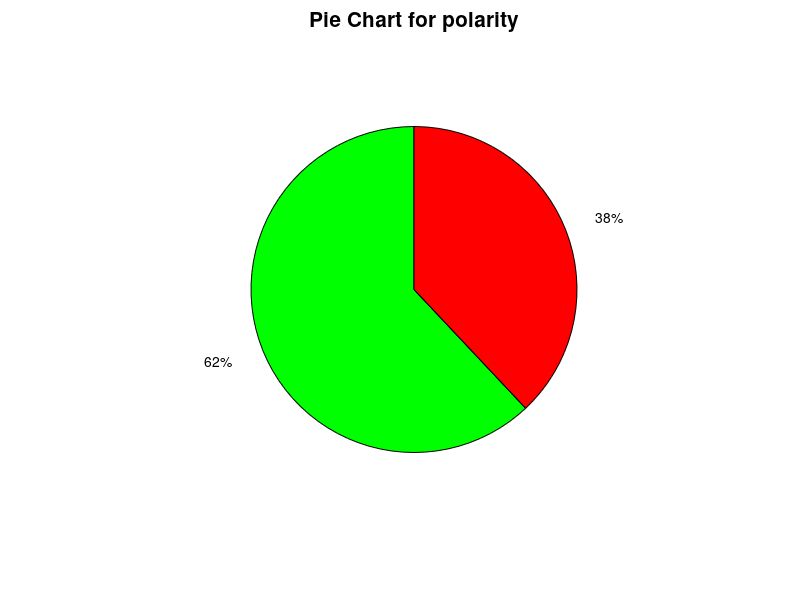

The MATLAB script that drew this image:
% load feature_vector11
% disp(feature_vector11);
% uicontrol('Parent',figure,'Units','normalized', 'Position',[0.1,0.1,0.8,0.8],'Style','edit','Max',100,'Enable','inactive','String',num2str(feature_vector11)); % display data with scroll bar

%https://books.google.co.in/books?id=jj9HUkvmmtsC&pg=PA116&lpg=PA116&dq=how+to+plot+two+pie+chart+in+one+figure+matlab&source=bl&ots=JTgNtT9RFt&sig=PTG_9WYQL9lXTqjyJs4TXYggjdk&hl=en&sa=X&ved=0ahUKEwiIsLDJqqfOAhXJMY8KHStwDUYQ6AEIUDAI#v=onepage&q=how%20to%20plot%20two%20pie%20chart%20in%20one%20figure%20matlab&f=false
%http://courses.washington.edu/css485/graphg.pdf
% function my_slider()
% hfig = figure();
% slider = uicontrol('Parent', hfig,'Style','slider',...
%          'Units','normalized',...
%          'Position',[0.3 0.5 0.4 0.1],...
%          'Tag','slider1',...
%          'UserData',struct('val',0,'diffMax',1),...
%          'Callback',@slider_callback);
%      
% button = uicontrol('Parent', hfig,'Style','pushbutton',...
%          'Units','normalized',...
%          'Position',[0.4 0.3 0.2 0.1],...
%          'String','Display Difference',...
%          'Callback',@button_callback);
% end
% 
% function slider_callback(hObject,eventdata)
% 	sval = hObject.Value;
% 	diffMax = hObject.Max - sval;
% 	data = struct('val',sval,'diffMax',diffMax);
% 	hObject.UserData = data;
% 	% For R2014a and earlier: 
% 	% sval = get(hObject,'Value');  
% 	% maxval = get(hObject,'Max');  
% 	% diffMax = maxval - sval;      
% 	% data = struct('val',sval,'diffMax',diffMax);   
% 	% set(hObject,'UserData',data);   
% 
% end
% 
% function button_callback(hObject,eventdata)
% 	h = findobj('Tag','slider1');
% 	data = h.UserData;
% 	% For R2014a and earlier: 
% 	% data = get(h,'UserData'); 
% 	display([data.val data.diffMax]);
% end
% function button_callback1(hObject,eventdata)
% h=[1 2 3 4 5 6 7];
% h = figure;
% uicontrol('Parent',h,...
%           'Units','normalized',...
%           'Position',[0.1,0.1,0.8,0.8],...
%           'Style','edit',...
%           'Max',100,...
%           'Enable','inactive',...
%           'String',file_data);
% end
%------------------------trial-2----------------------------------------
figure;
pie([2.48049 1.51951]);
% 
% figure(2);
% pie([3 4 5]);
% 
% figure(3);
% pie([6 7 8]);
%-------------------------trial3---------------------------------------
% figure;
% labels = {'POSITIVE','NEGATIVE','NEUTRAL'};
% pie([1 2 3],labels);
% colormap([
%           0 1 0;      %// green
%           1 0 0;      %// red
%           0 0 1      %// blue
%       ]) ; 
% %   
% x = pie([1 2 3],labels);
% y = pie([1 2 3],labels);
% plot(x);
% %set(gca,'Position',[left bottom width height])
% plot(y);
%------------trial 4-bar graph---------------
% title('Bar Chart', 'fontsize', 15)
% x=[1 2 3];
% y=[3 4 5];
% a=[7 8 9];
% b=[10 11 12];
% 
% subplot(2,2,1)
% bar(x),title('A bar chart of vector x')
% xlabel('Positive  Negative  Neutral') % x-axis label
% 
% subplot(2,2,2)
% bar(y),title('A bar chart of vector y')
% xlabel('Positive  Negative  Neutral') % x-axis label
% 
% subplot(2,2,3)
% bar(a),title('A bar chart of vector a')
% xlabel('Positive  Negative  Neutral') % x-axis label
% 
% subplot(2,2,4)
% bar(b),title('A bar chart of vector b')
% xlabel('Positive  Negative  Neutral') % x-axis label
% 
% print('BarPlot','-dpng')
%-------------trial-5--pie chart--------------------
%set(gcf,'color','white','position', [0, 0, 200, 300])
%names = char('Positive', 'Negative', 'Neutral');
title('Pie Chart for polarity', 'fontsize', 15);
% x=[1 2 3];
% y=[3 4 5];
% a=[7 8];
% b=[10 11];
% c=[1 1];
% d=[1];
%zoom on
%zoom xon
%zoom yon
% z=[3 7];   %------------------------this
% subplot(3,3,1)
% pie(x),title('A pie chart of vector x')
% 
% subplot(3,3,2)
% pie(y),title('A pie chart of vector y')
% 
% subplot(3,3,3)
% pie(a),title('A pie chart of vector a') %------------------------this
% 
% subplot(3,3,4)
% pie(b),title('A pie chart of vector b')
% 
% subplot(3,3,5)
% pie(b),title('A pie chart of vector b')
% 
% subplot(3,3,6)
% pie(x),title('A pie chart of vector b')
% 
% subplot(3,3,7)
% pie(c),title('A pie chart of vector b')
% 
% subplot(3,3,8)
% pie(d),title('A pie chart of vector b')
% 
% subplot(3,3,9)
% pie(a),title('A pie chart of vector b')
% 
% subplot(3,3,10)
% pie(x),title('A pie chart of vector b')
% subplot(2,2)
% pie(b),title('A pie chart of vector b')
% 
% subplot(3,3,5)
% imshow(imread('label.png'));

% subplot(3,3,6)
% im = imread('label.png');
% info = imfinfo('label.png');
% ht = info.Height;
% wid = info.Width;
% if ht > 10 ||  wid > 10   % if rows or columns have more than 10px
%      iq=imresize(im,0.85);   % reduce by factor 1/2=0.5
% end;
% imshow(iq)    % reduced image


colormap([
          0 1 0;      % green
          1 0 0;      % red
          %0 0 1      % blue
      ]) ; 
%   for i=1:3
%     gtext(names(i,:)); 
% % gtext('string') displays the graph window, puts up a
% % cross-hair, and waits for a mouse button or keyboard 
% % key to be pressed.
%   end;

% % Enlarge figure to full screen. 
% set(gcf, 'Units', 'Normalized', 'OuterPosition', [0 0 1 1]); 
% % Give a name to the title bar. 
% set(gcf, 'Name', 'Demo by ImageAnalyst', 'NumberTitle', 'off') 

%figure('position', [0, 0, 200, 300]) 
print('trial-999','-dpng');

% %-----------------------------show in guide...working
% hfig=figure;
% x=[num2str(count_pos) num2str(count_neg) num2str(count_neu)];
% y=[num2str(pos1) num2str(neg1)];
% a=[num2str(count_pos) num2str(count_neg) num2str(count_neu)];
% b=[num2str(pos1) num2str(neg1)];
% 
% subplot(3,3,1)
% pie(x),title('A pie chart of vector x')
% 
% subplot(3,3,2)
% pie(y),title('A pie chart of vector y')
% 
% subplot(3,3,4)
% pie(a),title('A pie chart of vector a')
% 
% subplot(3,3,5)
% pie(b),title('A pie chart of vector b')
% 
% % subplot(3,3,5)
% % imshow(imread('label.png'));
% 
% subplot(3,3,6)
% im = imread('label.png');
% info = imfinfo('label.png');
% ht = info.Height;
% wid = info.Width;
% if ht > 10 ||  wid > 10   % if rows or columns have more than 10px
%      iq=imresize(im,0.85);   % reduce by factor 1/2=0.5
% end;
% imshow(iq)    % reduced image
% 
% 
% colormap([
%           0 1 0;      % green
%           1 0 0;      % red
%           0 0 1      % blue
%       ]) ; 
% 
% print(hfig,'-dpng')
% 
% h= imread('figure2.png');
% 
% axes(handles.axes1)
% 
% imshow(h);
% 
% msgbox('Polarity Extraction Done');
% %---------------------